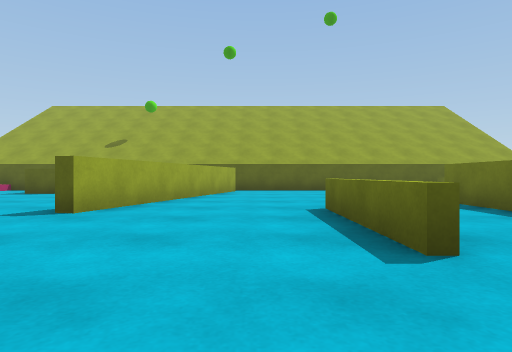
[1] (above)

18 first-person views from a walk through a Unity game level. The camera is 0.49 m above the floor, looks level and sees 75° across. The floor is counted in squares, 1 m on a side. Each view is taken from the middle of a square. On the plan, view 1 faces up. The plan holds only what a view shows up to about 9 squares ahead; the rest is blank. The place goes on beyond the plan. The player character is not drawn.

[2]
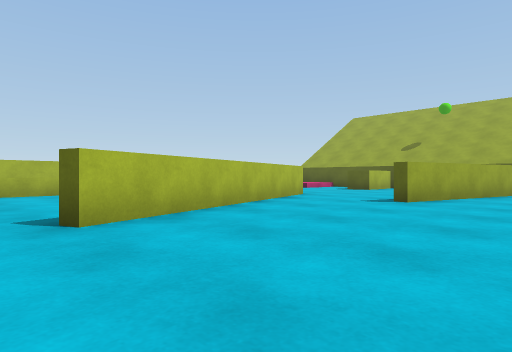

[3]
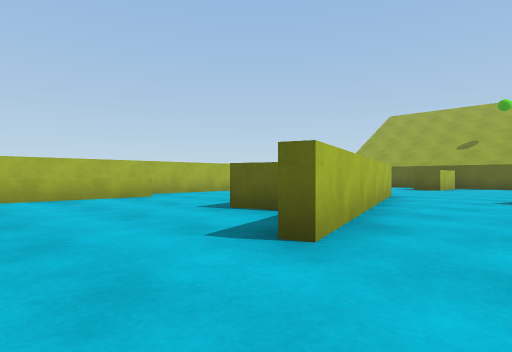

[4]
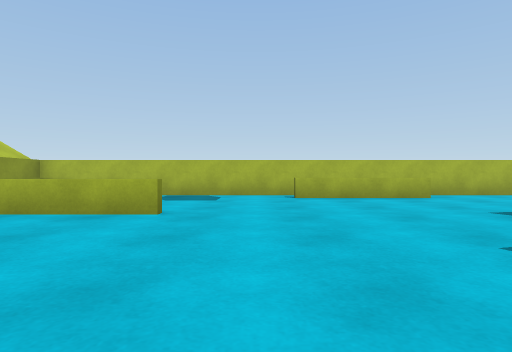

[5]
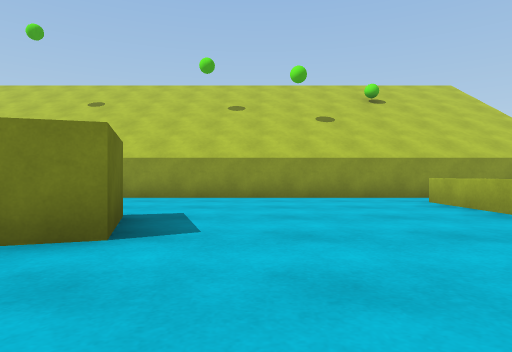

[6]
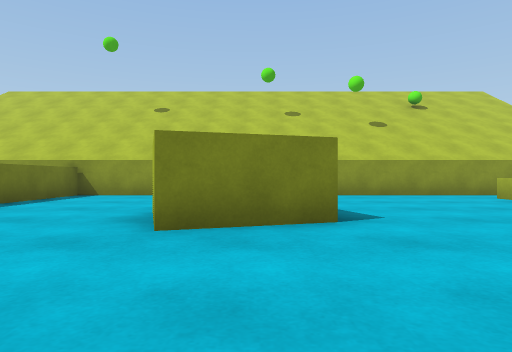

[7]
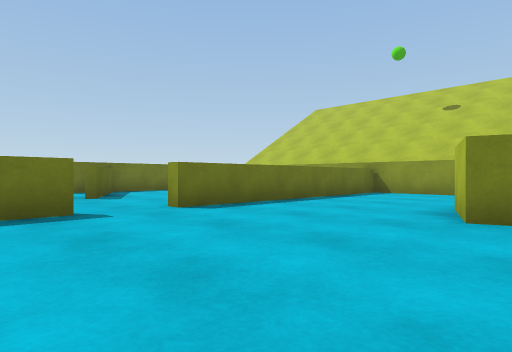

[8]
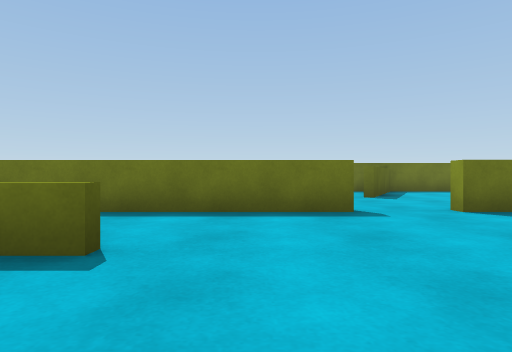

[9]
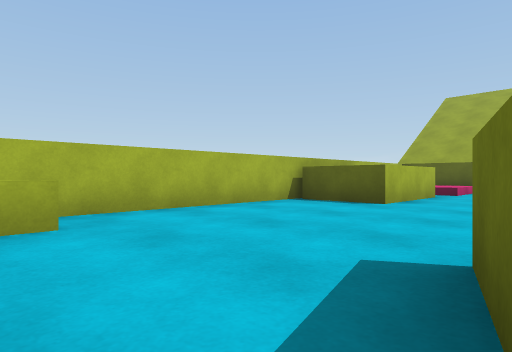

[10]
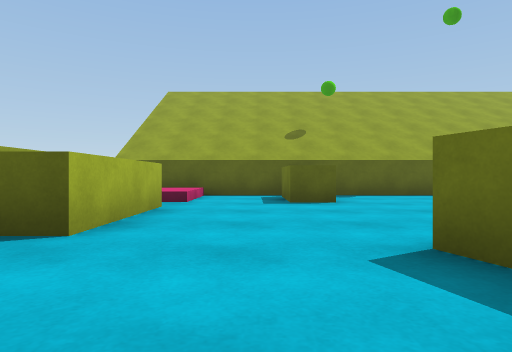

[11]
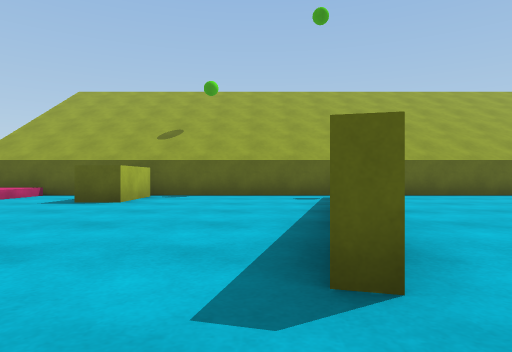

[12]
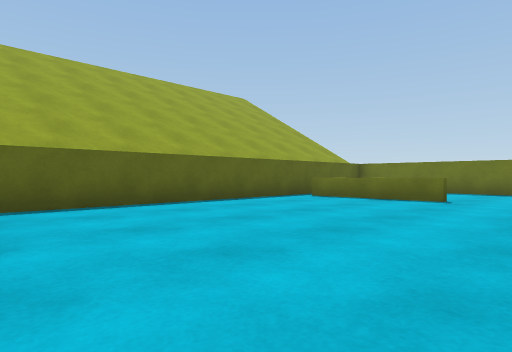

[13]
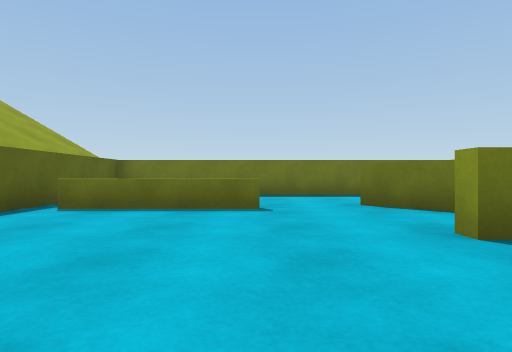

[14]
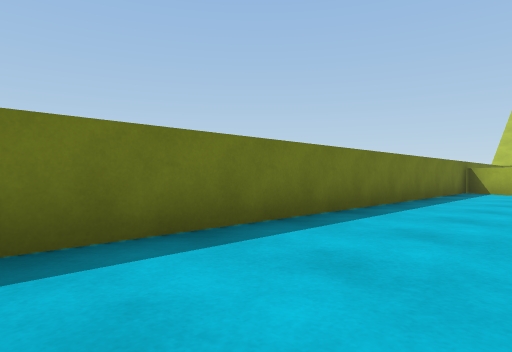

[15]
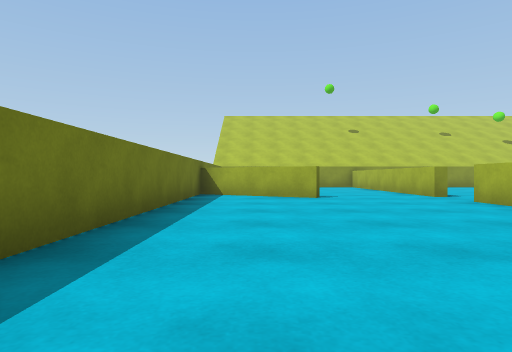

[16]
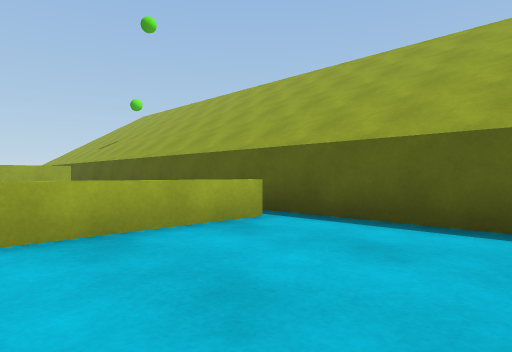

[17]
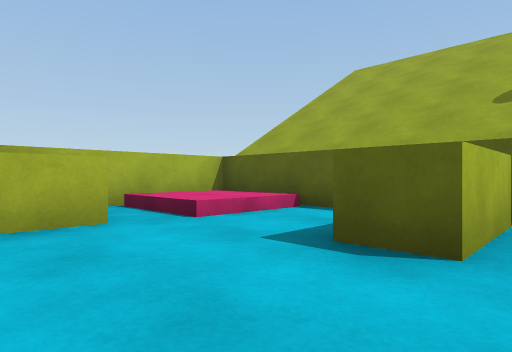

[18]
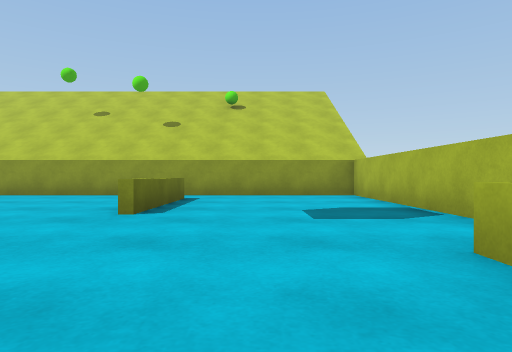

### Floor plan
Points are (right, up) in squares from view 1. A wall is a line through its corners. A room is listed if a view was taken in it or the views show most of it. See-through windows are left out.
Room 1 (views 1, 2, 3, 4, 5, 6, 7, 8, 9, 10, 11, 18)
walls: (-5.1, 4.1) (-3.4, -1); (3.5, -0.4) (3.5, 5.4); (-5.6, 4.7) (-5.8, 5.3); (-2, 5.8) (-2.4, 4.4); (3.5, -8.5) (3.5, -1.8); (-8.5, 5.7) (-10.3, 5.7); (-10.5, 7.4) (-10.5, -8.5) (4, -8.5)
low walls: (-6.2, -4.2) (-6.2, -7.2); (1.1, 2) (1.1, 5); (-6.4, -7.2) (-6.4, -4.2); (-9.4, 0.9) (-9.4, -2.2)
ways out: opening at (-0.5, 5) to room 2; opening at (2.5, 5) to room 2; opening at (-5.5, 5.8) to room 4; opening at (4, -1)
objects: block (-6, 1) to (-5, 2); block (-2, -5) to (0, -3)
Room 2 (views 12, 13)
walls: (3.5, 5.4) (3.5, 6.4); (-0.6, 10.9) (-2, 5.8); (5.5, 5.3) (6.6, 6.2); (6, 11.5) (-1, 11.5)
low walls: (6, 7.9) (6, 11)
ways out: opening at (-0.5, 5) to room 1; opening at (2.5, 5) to room 1; opening at (6, 7) to room 3; gap at (-1, 11) to room 4
Room 3 (views 14, 15, 16)
walls: (3.9, 0.6) (3.9, -0.4); (6.5, -1.4) (9.5, -3) (9.5, 11.5) (6, 11.5)
low walls: (6.2, 11) (6.2, 8.4)
ways out: opening at (6, 7) to room 2; opening at (5.5, -1.5)
Room 4 (view 17)
walls: (-8.5, 8.4) (-8.5, 5.7); (-5.5, 5.3) (-5.1, 4.1); (-1, 11.5) (-10.5, 11.5) (-10.5, 9.1)
low walls: (-8.3, 11.4) (-8.3, 9.3) (-10.2, 9.3)
ways out: opening at (-5.5, 5.8) to room 1; gap at (-1, 11) to room 2
objects: block (-6, 9) to (-6, 11)

Positions as (right, up) in squares from view 1, and headings:
1: (0, 0), facing up
2: (0, -2), facing up-left
3: (-2, -3), facing up-left
4: (-2, -3), facing left
5: (-3, -1), facing down
6: (-1, 0), facing down
7: (-1, 1), facing down-right
8: (-1, 1), facing right
9: (-6, 0), facing up-left
10: (-7, 3), facing up
11: (-3, 3), facing up
12: (-1, 6), facing up-right
13: (1, 8), facing right
14: (7, 8), facing down-right
15: (8, 6), facing down
16: (9, 8), facing up-left
17: (-5, 7), facing up-left
18: (-8, 0), facing down
